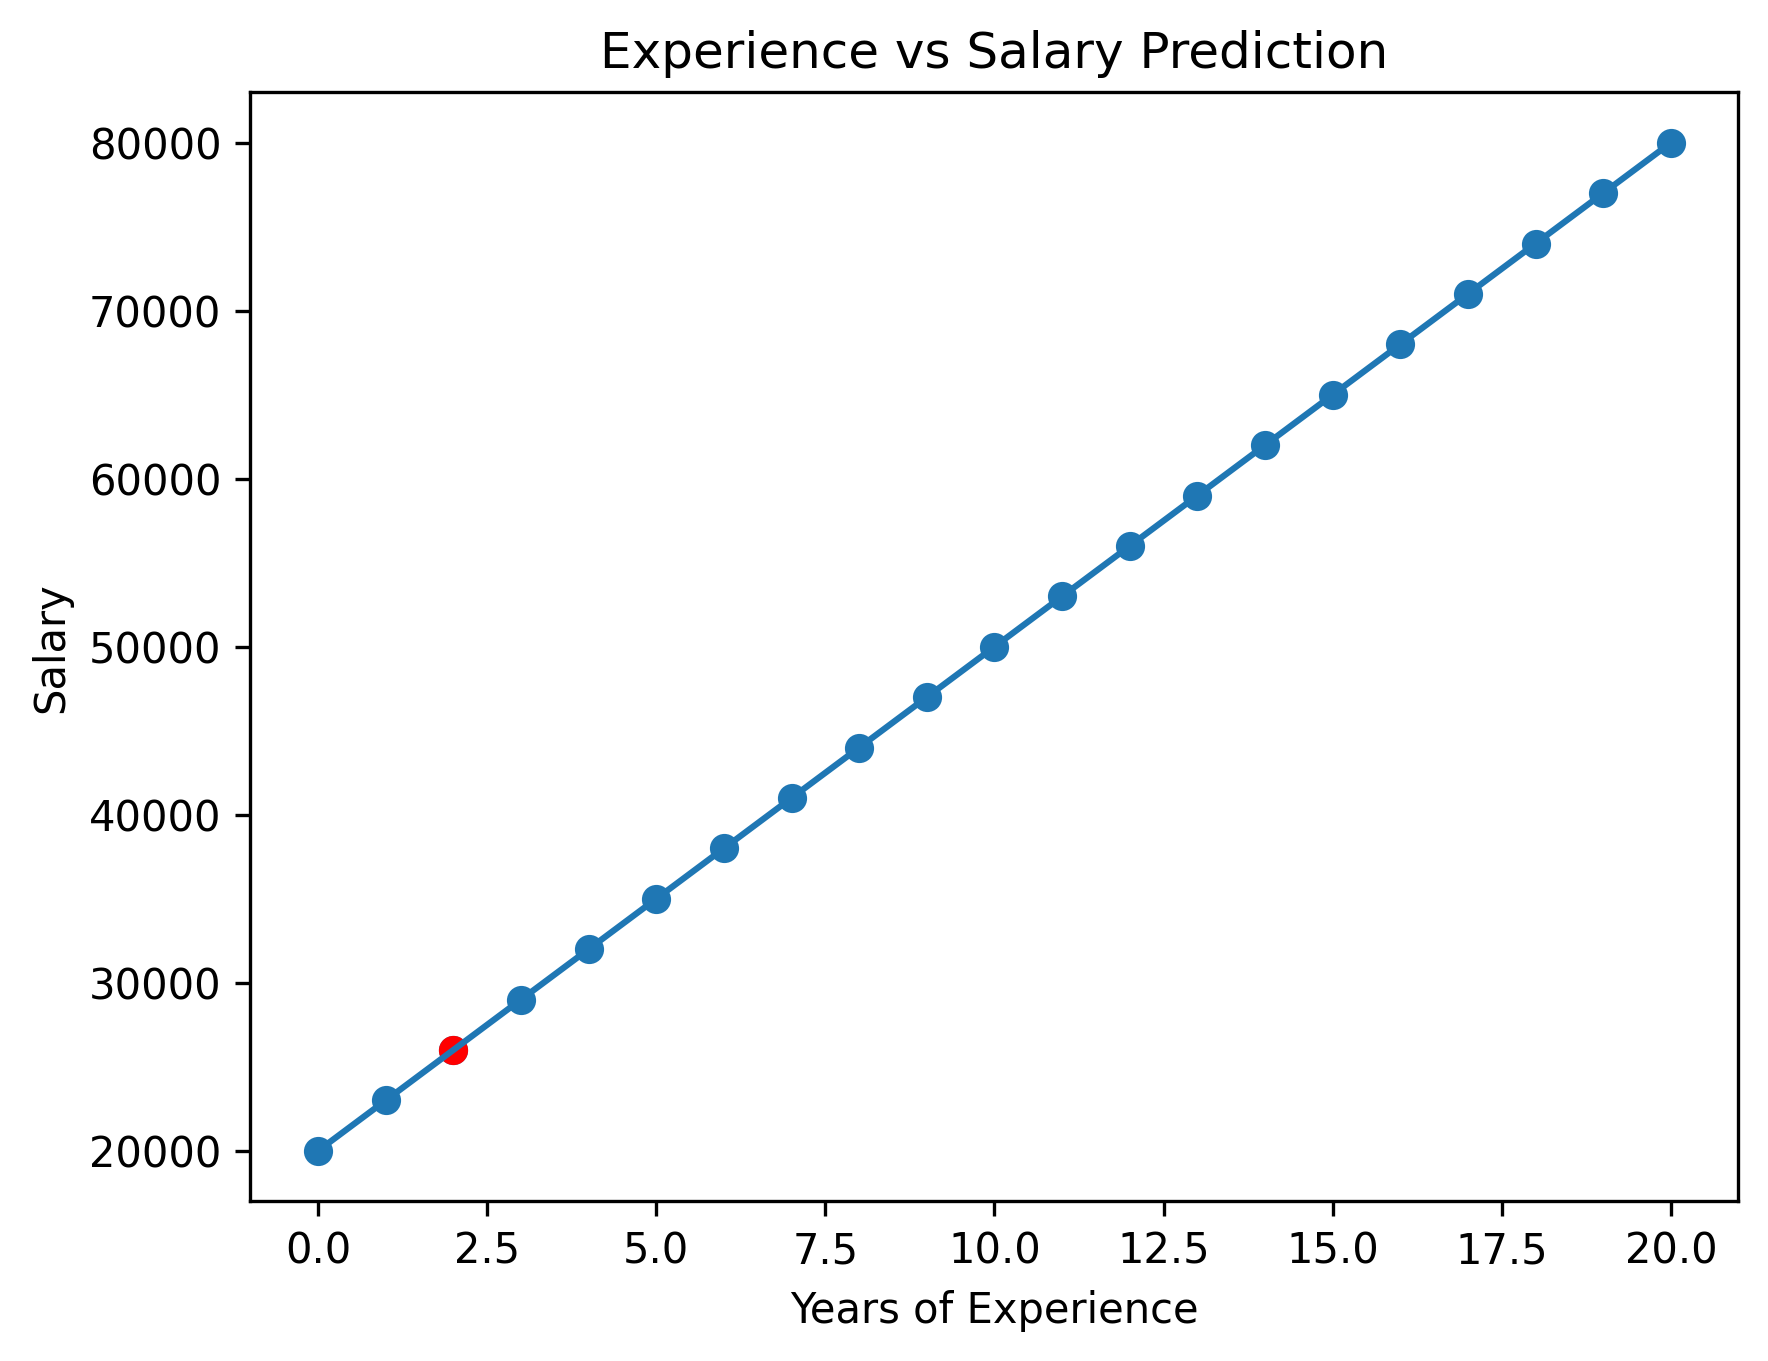

Generate this figure with Python:
import pandas as pd
import matplotlib.pyplot as plt
from sklearn.linear_model import LinearRegression

# Load the dataset
data = pd.read_csv("salary_data.csv")

# Input (experience) and output (salary)
X = data[["experience"]]
y = data["salary"]

# Create and train the AI model
model = LinearRegression()
model.fit(X, y)

# Take user input
years = float(input("Enter years of experience: "))

# Prepare input for prediction (with column name)
input_data = pd.DataFrame([[years]], columns=["experience"])

# Predict salary
prediction = model.predict(input_data)

# Print the result
print("Predicted Salary:", int(prediction[0]))

# --------- GRAPH PART ---------
plt.scatter(X, y, label="Actual Data")
plt.plot(X, model.predict(X), label="Regression Line")

# Predicted point
plt.scatter(years, prediction, color="red", label="Predicted Salary")

plt.xlabel("Years of Experience")
plt.ylabel("Salary")
plt.title("Experience vs Salary Prediction")
plt.savefig("salary_prediction.png",dpi=300,bbox_inches="tight")
plt.legend()


plt.show()
